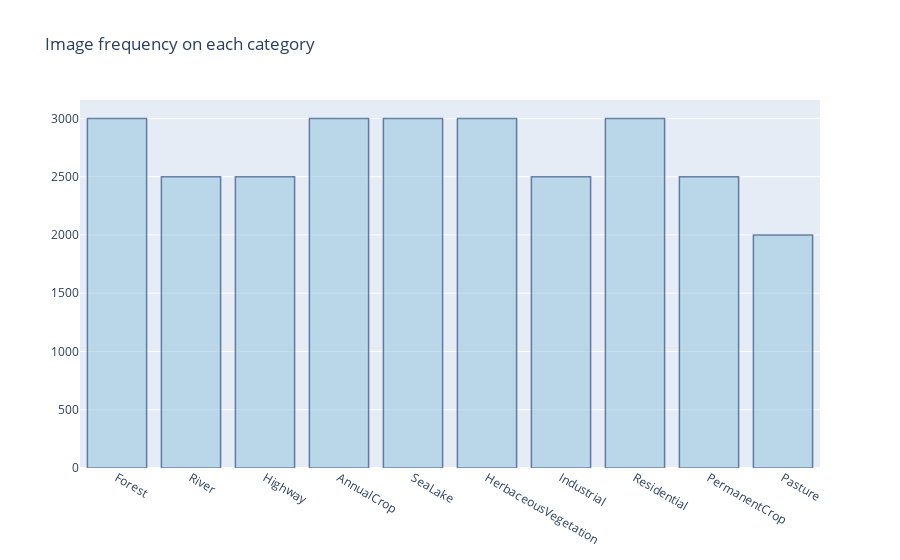

Notebook source saved alongside this figure:
### Code cell
service.displayFrequencyHistogram()

### Figure 1 — Plotly figure (JSON) as saved in the notebook; plotly's stock layout.template omitted (floating-point values rounded to 4 significant figures)
{"data": [{"marker": {"color": "rgb(158,202,225)", "line": {"color": "rgb(8,48,107)", "width": 1.5}}, "opacity": 0.6, "type": "bar", "x": ["Forest", "River", "Highway", "AnnualCrop", "SeaLake", "HerbaceousVegetation", "Industrial", "Residential", "PermanentCrop", "Pasture"], "y": [3000, 2500, 2500, 3000, 3000, 3000, 2500, 3000, 2500, 2000]}], "layout": {"title": {"text": "Image frequency on each category"}}}
